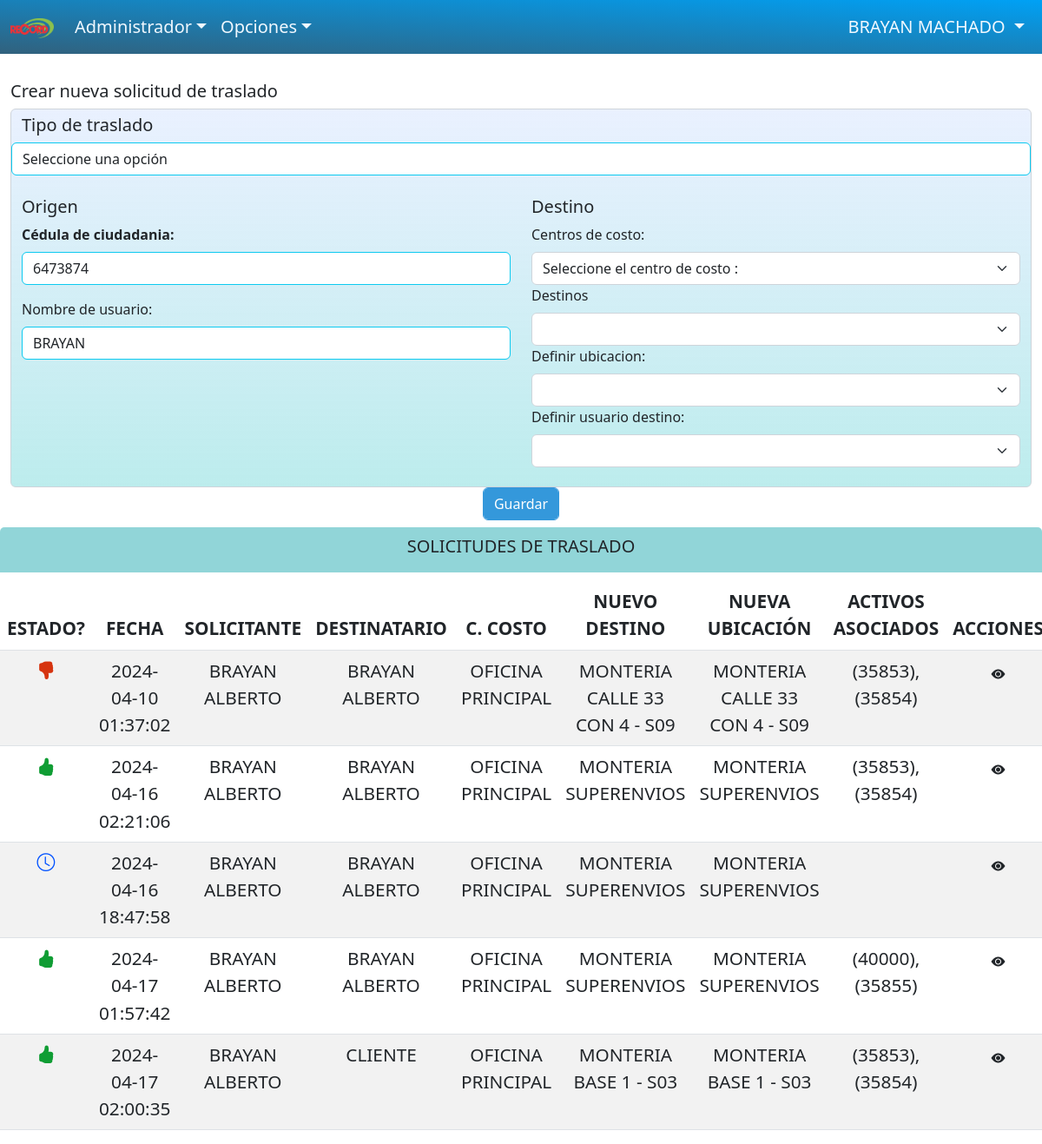
The page /administrador/traslados/solicitudes.php (signed in) on the database its author committed.
### tables this page shows
CREATE TABLE `solicitudes_transferencia` (
  `id` int NOT NULL,
  `usuario_origen` int NOT NULL,
  `usuario_destino` int NOT NULL,
  `zona` int DEFAULT NULL,
  `centro_costo` int NOT NULL,
  `destino` int NOT NULL,
  `ubicacion` int NOT NULL,
  `fecha_solicitud` timestamp NULL DEFAULT CURRENT_TIMESTAMP,
  `estado` int NOT NULL DEFAULT '3'
);

CREATE TABLE `usuarios` (
  `identificacion` int NOT NULL,
  `nombres` varchar(45) DEFAULT NULL,
  `apellidos` varchar(50) NOT NULL,
  `usuario` varchar(45) DEFAULT NULL,
  `password` varchar(5000) DEFAULT NULL,
  `rol` int DEFAULT NULL,
  `fk_idzona` int DEFAULT NULL,
  `estado` int DEFAULT NULL
);

CREATE TABLE `centrocosto` (
  `idcentrocosto` int NOT NULL,
  `nombre_centrocosto` varchar(45) DEFAULT NULL,
  `fk_idzona` int DEFAULT NULL,
  `fk_pais` int DEFAULT NULL,
  `fk_departamento` int DEFAULT NULL,
  `fk_ciudad` int DEFAULT NULL,
  `estado` int DEFAULT NULL
);

CREATE TABLE `destino` (
  `desti_id` int NOT NULL,
  `nombre_destino` varchar(60) DEFAULT NULL,
  `fk_idcentrocosto` int DEFAULT NULL,
  `fk_pais` int DEFAULT NULL,
  `fk_departamento` int DEFAULT NULL,
  `fk_ciudad` int DEFAULT NULL,
  `estado` int DEFAULT NULL
);

CREATE TABLE `ubicacion` (
  `ubica_id` int NOT NULL,
  `nombre_ubicacion` varchar(1000) DEFAULT NULL,
  `fk_desti_id` int DEFAULT NULL,
  `fk_pais` int DEFAULT NULL,
  `fk_departamento` int DEFAULT NULL,
  `fk_ciudad` int DEFAULT NULL,
  `estado` int DEFAULT NULL
);

### administrador/usuarios/nombre_usuarios.php (called while the page is built, shortened)
<?php
if (isset($_SESSION["usuario"]) && !empty($_SESSION["usuario"]) && !empty($_SESSION["nombres"]) && !empty($_SESSION["apellidos"]) && !empty($_SESSION["identificacion"])
&& !empty($_SESSION["fk_idzona"])) {
    $n_usuario = $_SESSION["nombres"];
    $identificacion = $_SESSION["identificacion"];
} else {
    header("Location: ../login.php");
    exit();
}
?>

### administrador/traslados/solicitudes.php (the view, shortened to what this page needs)
<?php
 include '../../database/db.php';
 include_once "../usuarios/nombre_usuarios.php";
    $sql = "SELECT st.id, st.estado, ett.nombre AS nombre_estado, st.fecha_solicitud, st.usuario_origen, usu.nombres AS nombre_usuario_origen,
    usua.nombres AS nombre_usuario_destino, cc.nombre_centrocosto AS centro_costo, ds.nombre_destino AS destino,
    ub.nombre_ubicacion AS ubicacion,
    CONCAT('(', GROUP_CONCAT(acs.id_activo SEPARATOR '), ('), ')') AS activos_enviados
    FROM solicitudes_transferencia st
    LEFT JOIN activos_solicitud acs ON st.id = acs.id_solicitud
    LEFT JOIN usuarios usu ON st.usuario_origen = usu.identificacion
    LEFT JOIN usuarios usua ON st.usuario_destino = usua.identificacion
    LEFT JOIN centrocosto cc ON st.centro_costo = cc.idcentrocosto
    LEFT JOIN destino ds ON st.destino = ds.desti_id
    LEFT JOIN ubicacion ub ON st.ubicacion = ub.ubica_id
    LEFT JOIN estadotraslado ett ON st.estado = ett.id
    WHERE usuario_origen = '$identificacion'
    GROUP BY st.id, st.fecha_solicitud";
    $result = $conexion->query($sql);
    $solicitudes = array();
    if ($result->num_rows > 0) {
        while($row = $result->fetch_assoc()) {
            $solicitudes[] = $row;
        }
    } else {
        echo "No se encontraron solicitudes para este usuario";
    }
?>
<!DOCTYPE html>
<html lang="en">
<head>
    <link rel="stylesheet" href="https://cdn.jsdelivr.net/npm/bootstrap@5.2.3/dist/css/bootstrap.min.css">
    <link rel="stylesheet" href="../../css/activos.css">
    <link href="https://unpkg.com/slim-select@latest/dist/slimselect.css" rel="stylesheet">
    <link rel="stylesheet" href="https://cdn.jsdelivr.net/npm/bootstrap-icons@1.11.3/font/bootstrap-icons.min.css">
</head>
<body>
    <?php
    include('../pantallas/header_pantallas.php');
    ?>
    <br>
    <div class="container">
        <h5>Crear nueva solicitud de traslado</h5>
        <div class="tzona">
            <div class="row">
                <div class="col-md-8">
                    <form action="procesos/crear_solicitudes.php" accept-charset="UTF-8" method="post"><input
                        <div class="form-control bg-card-personal">
                            <div class="row row-cols-2">
                                <h5>Tipo de traslado </h5>
                                <select class="form-control border border-info rounded-2" name="jerarquia_activo"
                                    id="jerarquia_activo">
                                    <option value="">Seleccione una opción</option>
                                </select>
                                <div class="col-6">
                                    <br>
                                    <h5>Origen</h5>
                                    <div class="mb-3">
                                        <label class="form-label fw-bolder ">Cédula de ciudadania:</label>
                                        <input value="<?php echo $identificacion; ?>"
                                            class="form-control border border-info rounded-2" readonly="readonly"
                                            type="text" name="solicitud_usuario_id" id="solicitud_usuario_id">
                                    </div>
                                    <div class="">
                                        <label class="form-label  ">Nombre de usuario:</label>
                                        <input value="<?php echo $n_usuario; ?>"
                                            class="form-control border border-info rounded-2" readonly="readonly"
                                            type="text" name="solicitud_usuario_nombre" id="solicitud_usuario_nombre">
                                    </div>
                                    <br>
                                </div>
                                <div class="col-6">
                                    <br>
                                    <h5>Destino</h5>
                                    <div class="">
                                        <div id="centers">
                                            <label class="form-label  " style="display: block" for="centrocosto">Centros
                                                de costo:</label>
                                            <select id="centrocosto" name="centrocosto" class="form-select"
                                                aria-label="Default select example" required>
                                                <option>Seleccione el centro de costo :</option>
                                            </select>
                                        </div>
                                    </div>
                                    <div class="">
                                        <label class="form-label" style="display: block" for="destinos">Destinos</label>
                                        <div id="destinosdiv">
                                            <select id="destinos" name="destinos" class="form-select"
                                                aria-label="Default select example" required>
                                            </select>
                                        </div>
                                    </div>
                                    <div class="">
                                        <label class="form-label " style="display: block">Definir ubicacion:</label>
                                        <div id="ubicacionesdiv">
                                            <select id="ubicaciones" name="ubicaciones" class="form-select"
                                                aria-label="Default select example">
                                            </select>
                                        </div>
                                    </div>
                                    <div class="mb-3">
                                        <label class="form-label ">Definir usuario destino:</label>
                                        <div id="usuariosdiv">
                                            <select id="destinatario" name="destinatario" class="form-select"
                                                aria-label="Default select example" required>
                                            </select>
                                        </div>
                                    </div>
                                </div>
                            </div>
                        </div>
                        <div class="">
                            <div>
                                <i class="separar d-flex bi">
                                    <span class="">
                                        <button name="button" type="submit" title="Actualiza los datos"
                                            class="btn third">
                                            Guardar
                                        </button>
                                    </span>
                                </i>
                            </div>
                        </div>
                    </form>
                </div>
            </div>
        </div>
    </div>
    <div class="row mt-2">
        <div class="col-md-8">
            <div class="tzona">
                <h5>SOLICITUDES DE TRASLADO</h5>
            </div>
            <?php if (!empty($solicitudes)): ?>
            <table id="solicited-table" class="bigtable table table-striped table-hover">
                <thead class="text-dark">
                    <tr>
                        <th>ESTADO?</th>
                        <th>FECHA</th>
                        <th>SOLICITANTE</th>
                        <th>DESTINATARIO</th>
                        <th>C. COSTO</th>
                        <th>NUEVO DESTINO</th>
                        <th>NUEVA UBICACIÓN</th>
                        <th>ACTIVOS ASOCIADOS</th>
                        <th>ACCIONES</th>
                    </tr>
                </thead>
                <tbody id="soliciteds">
                    <?php foreach ($solicitudes as $solicitud): ?>
                    <tr>
                        <td>
                            <?php if ($solicitud['estado'] == 1): ?>
                            <i class="bi bi-hand-thumbs-up-fill" style="color:#109d34;" aria-hidden="true"></i>
                            <?php elseif ($solicitud['estado'] == 2): ?>
                            <i class="bi bi-hand-thumbs-down-fill" style="color:#d63410;" aria-hidden="true"></i>
                            <?php elseif ($solicitud['estado'] == 3): ?>
                            <i class="bi bi-clock" style="color:#0051FF;" aria-hidden="true"></i>
                            <?php endif; ?>
                        </td>
                        <td><?= $solicitud['fecha_solicitud']; ?></td>
                        <td>
                            <?= $solicitud['nombre_usuario_origen']; ?>
                        </td>
                        <td>
                            <?= $solicitud['nombre_usuario_destino']; ?>
                        </td>
                        <td>
                            <?= $solicitud['centro_costo']; ?>
                        </td>
                        <td><?= $solicitud['destino']; ?></td>
                        <td>
                            <?= $solicitud['ubicacion']; ?>
                        </td>
                        <td class="active-barcode">
                            <?= $solicitud['activos_enviados']; ?>
                        </td>
                        <td>
                            <i class="separar">
                                <a class="bi bi-eye-fill text-dark btn"
                                    href="asignacion_activos.php?id_solicitud=<?= $solicitud['id']; ?>&nombre_solicitante=<?= $solicitud['usuario_origen']; ?>"></a>
                            </i>
                        </td>
                    </tr>
                    <?php endforeach; ?>
                </tbody>
            </table>
            <?php endif; ?>
        </div>
    </div>
</body>
</html>

### css/activos.css (style rules this page uses)
body { height: 100%; margin: 0; font-size: 1.3rem; font-weight: 200; line-height: 1.5; color: #212529; background-color: #fff; -webkit-text-size-adjust: 100%; -webkit-tap-highlight-color: rgba(0, 0, 0, 0); background-image: url(../complemento/imagen/fondoweb.jpg); background-size: cover; background-repeat: no-repeat; background-attachment: fixed; }
.container, .container-fluid, .container-xxl, .container-xl, .container-lg, .container-md, .container-sm { --bs-gutter-x: 1.5rem; --bs-gutter-y: 0; width: 100%; padding-right: calc(var(--bs-gutter-x)* 0.5); padding-left: calc(var(--bs-gutter-x)* 0.5); margin-right: auto; margin-left: auto; }
.container-lg, .container-md, .container-sm, .container { max-width: 1300px; }
.container-md, .container-sm, .container { max-width: 960px; }
.container-sm, .container { max-width: 1300px; }
i { font-style: italic; }
.d-flex { display: flex !important; }
.row { --bs-gutter-x: 1.5rem; --bs-gutter-y: 0; display: flex; flex-wrap: wrap; margin-top: calc(-1* var(--bs-gutter-y)); margin-right: calc(-0.5* var(--bs-gutter-x)); margin-left: calc(-0.5* var(--bs-gutter-x)); }
.row .col-md-8 { width: 100%; }
.col-md-8 { flex: 0 0 auto; width: 66.66666667%; }
.col-md-8 .tzona { display: flex; justify-content: center; padding: 10px; background-color: rgba(36, 172, 177, 0.5); border-radius: 5px 5px 0 0; margin: auto; margin-bottom: 10px; font-weight: 100; }
.mt-2 { margin-top: 0.5rem !important; }
h6, .h6, h5, .h5, h4, .h4, h3, .h3, h2, .h2, h1, .h1 { margin-top: 0; margin-bottom: 0.5rem; font-weight: 500; line-height: 1.2; }
.btn { --bs-btn-padding-x: 0.75rem; --bs-btn-padding-y: 0.375rem; --bs-btn-font-family: ; --bs-btn-font-size: 1rem; --bs-btn-font-weight: 400; --bs-btn-line-height: 1.5; --bs-btn-color: #ffffff; --bs-btn-bg: transparent; --bs-btn-border-width: 1px; --bs-btn-border-color: transparent; --bs-btn-border-radius: 0.375rem; --bs-btn-box-shadow: inset 0 1px 0 rgba(255, 255, 255, 0.15), 0 1px 1px rgba(0, 0, 0, 0.075); --bs-btn-disabled-opacity: 0.65; --bs-btn-focus-box-shadow: 0 0 0 0.25rem rgba(var(--bs-btn-focus-shadow-rgb), .5); display: inline-block; padding: var(--bs-btn-padding-y) var(--bs-btn-padding-x); font-family: var(--bs-btn-font-family); font-size: var(--bs-btn-font-size); font-weight: var(--bs-btn-font-weight); line-height: var(--bs-btn-line-height); color: var(--bs-btn-color); text-align: center; text-decoration: none; vertical-align: middle; cursor: pointer; user-select: none; border: var(--bs-btn-border-width) solid var(--bs-btn-border-color); border-radius: var(--bs-btn-border-radius); background-color: var(--bs-btn-bg); transition: color 0.15s ease-in-out, background-color 0.15s ease-in-out, border-color 0.15s ease-in-out, box-shadow 0.15s ease-in-out; }
.third { border-color: #3498db; color: #fff; box-shadow: 0 0 40px 40px #3498db inset, 0 0 0 0 #3498db; -webkit-transition: all 150ms ease-in-out; transition: all 150ms ease-in-out; }
.table { --bs-table-color: var(--bs-body-color); --bs-table-bg: transparent; --bs-table-border-color: var(--bs-border-color); --bs-table-accent-bg: transparent; --bs-table-striped-color: var(--bs-body-color); --bs-table-striped-bg: rgba(0, 0, 0, 0.05); --bs-table-active-color: var(--bs-body-color); --bs-table-active-bg: rgba(0, 0, 0, 0.1); --bs-table-hover-color: var(--bs-body-color); --bs-table-hover-bg: rgba(0, 0, 0, 0.075); width: 100%; margin-bottom: 1rem; color: var(--bs-table-color); vertical-align: top; border-color: var(--bs-table-border-color); text-align: center; }
.table > tbody { vertical-align: inherit; }
thead, tbody, tfoot, tr, td, th { border-color: inherit; border-style: solid; border-width: 0; }
.text-dark { --bs-text-opacity: 1; color: rgba(var(--bs-dark-rgb), var(--bs-text-opacity)) !important; }
.table > :not(caption) > * > * { padding: 0.5rem 0.5rem; background-color: var(--bs-table-bg); border-bottom-width: 1px; box-shadow: inset 0 0 0 9999px var(--bs-table-accent-bg); }
.separar { display: flex; justify-content: center; list-style: none; }
.bg-card-personal { background: rgb(34, 193, 195); background: linear-gradient(0deg, rgba(34, 193, 195, 0.3) 0%, rgba(45, 115, 253, 0.1) 100%); }
*, *::before, *::after { box-sizing: border-box; }

### rows shown on the page
solicitudes_transferencia: fecha_solicitud "2024-04-10 01:37:02", usuario_origen.nombres "BRAYAN ALBERTO", centro_costo.nombre_centrocosto "OFICINA PRINCIPAL", destino.nombre_destino "MONTERIA CALLE 33 CON 4 - S09", ubicacion.nombre_ubicacion "MONTERIA CALLE 33 CON 4 - S09", activos_enviados "(35853), (35854)"
solicitudes_transferencia: fecha_solicitud "2024-04-16 02:21:06", usuario_origen.nombres "BRAYAN ALBERTO", centro_costo.nombre_centrocosto "OFICINA PRINCIPAL", destino.nombre_destino "MONTERIA SUPERENVIOS", ubicacion.nombre_ubicacion "MONTERIA SUPERENVIOS", activos_enviados "(35853), (35854)"
solicitudes_transferencia: fecha_solicitud "2024-04-16 18:47:58", usuario_origen.nombres "BRAYAN ALBERTO", centro_costo.nombre_centrocosto "OFICINA PRINCIPAL", destino.nombre_destino "MONTERIA SUPERENVIOS", ubicacion.nombre_ubicacion "MONTERIA SUPERENVIOS"
solicitudes_transferencia: fecha_solicitud "2024-04-17 01:57:42", usuario_origen.nombres "BRAYAN ALBERTO", centro_costo.nombre_centrocosto "OFICINA PRINCIPAL", destino.nombre_destino "MONTERIA SUPERENVIOS", ubicacion.nombre_ubicacion "MONTERIA SUPERENVIOS", activos_enviados "(40000), (35855)"
solicitudes_transferencia: fecha_solicitud "2024-04-17 02:00:35", usuario_origen.nombres "BRAYAN ALBERTO", usuario_destino.nombres "CLIENTE", centro_costo.nombre_centrocosto "OFICINA PRINCIPAL", destino.nombre_destino "MONTERIA BASE 1 - S03", ubicacion.nombre_ubicacion "MONTERIA BASE 1 - S03", activos_enviados "(35853), (35854)"

### other values the page prints
$n_usuario "BRAYAN"
$apellidos "MACHADO"
